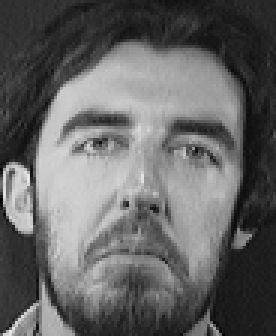
#> input picture ADLPP/ORL/11/7.pgm, 92 x 112 px (shown 3 times larger); its folder holds only this picture in this run
$ jupyter execute --allow-errors 'LAPP&ADLPP.ipynb'
#> lines starting #> are read from the running program, lines starting #| are printed output that depends on the picture
## LAPP

LPP在选择k个最近邻时存在风险，因为原始数据集中存在噪音。如果错误确定了k个最近邻，整个算法的性能将降低。LAPP采用了一种从粗到细的策略，迭代LPP单元，直到找到满足少量噪声要求的最优子空间。LAPP的伪代码如下：

Input：$X= [x_1, x_2, x_3 ... x_m] \in \mathbb{R^{m \times n}}$，最终维度$d$，阈值$\delta$，最大迭代次数$T$。<br>
Output：变换矩阵$A \in \mathbb{R^{m \times d}}$。<br>
**1.** 计算相似矩阵S ($x_i$, $x_j$)。<br>
**2.** 根据相似矩阵S计算$S$，$D$和$L$。<br>
**3.** 解广义特征值问题，得到$A$。<br>
**4.** 迭代 = 0。<br>
**5.** __while__ iteration < T:
&emsp;&emsp;&emsp;获取变换后的数据 $X_0 = A^TX$
&emsp;&emsp;&emsp;$A_0 = A$
&emsp;&emsp;&emsp;测量相似矩阵 S ($x_i$, $x_j$)
&emsp;&emsp;&emsp;计算 $S$, $D$ and $L$
&emsp;&emsp;&emsp;解广义特征值问题，得到$A$
&emsp;&emsp;&emsp;__if__ diff($A - A_0$) < $\delta$:
&emsp;&emsp;&emsp;&emsp;$A = A_0$, __break;__
&emsp;&emsp;&emsp;__end if__
iteration = iteration + 1
__end while__
__return__ $A$<br>

[cell 1]
import os
import cv2
import numpy as np
import matplotlib.pyplot as plt
from scipy.sparse.linalg import eigs

[cell 2]
def compute_similarity_matrix(Data):
    n = len(Data)
    similarities = np.zeros((n, n))
    for i in range(n):
        for j in range(i+1, n):
            similarity = np.exp(-np.linalg.norm(Data[i] - Data[j])**2)
            similarities[i, j] = similarity
            similarities[j, i] = similarity
    return similarities

def LAPP(Data, d, delta, T):
    n = len(Data)
    A = np.eye(n)  # 初始化变换矩阵为单位矩阵
    iteration = 0  # 初始化迭代次数

    # 计算初始相似度矩阵
    S = compute_similarity_matrix(Data)

    while iteration < T:
        # 进行特征映射
        eigenvalues, eigenvectors = eigs(A.T @ S @ A, k=d+1, which='SR')
        sorted_indices = np.argsort(eigenvalues.real)
        selected_indices = sorted_indices[1:d + 1]
        selected_eigenvectors = eigenvectors.real[:, selected_indices]

        # 更新变换矩阵
        A_old = A.copy()
        A = selected_eigenvectors.T

        # 计算新的相似度矩阵
        S = A @ S @ A.T

        # 检查迭代是否收敛
        diff = np.linalg.norm(A - A_old)
        if diff < delta:
            break

        # 更新迭代次数
        iteration += 1

    return A

[cell 3]
def read_images(dataset_dir, target_size=(32, 32)):
#> called with dataset_dir = 'ORL', target_size = (32, 32)
    data = []  # 存储图像数据的列表
    labels = []  # 存储标签的列表
    faceshape = [] # 存储图像形状
    for class_dir in os.listdir(dataset_dir):  # 遍历数据集文件夹中的文件夹（每个文件夹代表一个类别）
        class_path = os.path.join(dataset_dir, class_dir)  # 类别文件夹路径
        for file_name in os.listdir(class_path):  # 遍历每个类别文件夹中的图像文件
            file_path = os.path.join(class_path, file_name)  # 图像文件路径
            img = cv2.imread(file_path, cv2.IMREAD_GRAYSCALE)  # 读取灰度图像
#> img is the input picture: shape (112, 92); min 2, max 234, mean 100.6
            # 缩放图像至目标尺寸
            img = cv2.resize(img, target_size, interpolation=cv2.INTER_AREA)
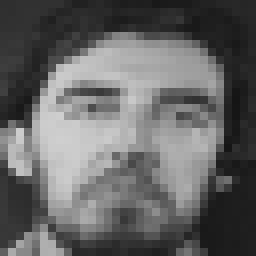
#> img: shape (32, 32) (shown 8 times larger); min 21, max 207, mean 100.6
            # 读取第一张灰度图像的大小作为图片形状
            faceshape = img.shape
#> faceshape = (32, 32)
            data.append(img.flatten())  # 将图像展平并添加到数据列表中
            labels.append(int(class_dir))  # 将类别标签添加到标签列表中
#> pass 2 of the loop in read_images, `for class_dir in os.listdir(dataset_dir):`:
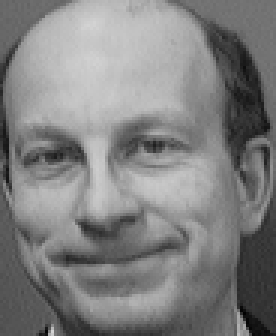
#> input picture ADLPP/ORL/13/4.pgm, 92 x 112 px (shown 3 times larger)
#> in read_images, img is the input picture: shape (112, 92); min 2, max 211, mean 128.2
#> in read_images, `img = cv2.resize(img, target_size, interpolation=cv2.INTER_AREA)`:
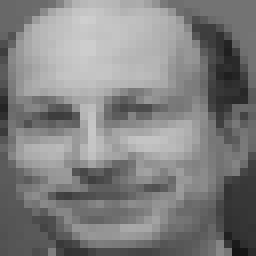
#> img: shape (32, 32) (shown 8 times larger); min 21, max 207, mean 128.2
#> pass 3 of the loop in read_images, `for class_dir in os.listdir(dataset_dir):`:
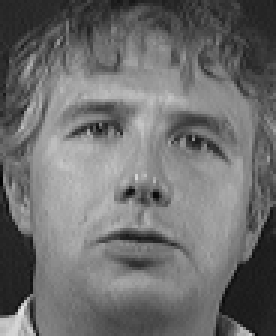
#> input picture ADLPP/ORL/15/3.pgm, 92 x 112 px (shown 3 times larger)
#> in read_images, img is the input picture: shape (112, 92); min 4, max 230, mean 110
#> in read_images, `img = cv2.resize(img, target_size, interpolation=cv2.INTER_AREA)`:
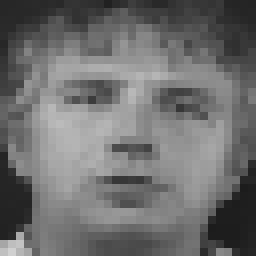
#> img: shape (32, 32) (shown 8 times larger); min 28, max 208, mean 110
#> the loop made 4 passes; the first 3 are shown
    return np.array(data), np.array(labels).reshape(-1, 1), faceshape  # 返回图像数据和标签

# 训练集和测试集划分
def train_test_split(data, labels, train_test_split_ratio):
#> called with data = array of shape (4, 1024), labels = array of shape (4, 1), train_test_split_ratio = 0.5
    num_samples = data.shape[0]  # 总样本数
#> num_samples = 4
    train_samples = int(num_samples * train_test_split_ratio)  # 训练集样本数
#> train_samples = 2

    # 洗牌算法打乱数据集
    indices = np.arange(num_samples)
#> indices = [0, 1, 2, 3]
    np.random.shuffle(indices)
    data = data[indices]
    labels = labels[indices]

    # 划分训练集和测试集
    train_data = data[:train_samples]
    train_labels = labels[:train_samples]
    test_data = data[train_samples:]
    test_labels = labels[train_samples:]

    return train_data, train_labels, test_data, test_labels

[cell 4]
def test_image(i, faceshape, overall_mean, train_labels, test_labels, train_data, test_data, lpp_eigenfaces, lpp_weight_matrix):
    # 计算测试图像的权重向量
    #print("测试图像形状:", query.shape)
    #print("平均人脸形状:", overall_mean.shape)
    #print("特征脸形状:", dlpp_eigenfaces.shape)
    query = test_data[i]
    query_weight = (lpp_eigenfaces.T @ (query - overall_mean.flatten()).reshape(-1, 1))
    # 计算测试图像与数据集中每个人脸的欧氏距离
    euclidean_distances = np.linalg.norm(lpp_weight_matrix - query_weight, axis=0)
    # 找到最佳匹配的人脸
    best_match_index = np.argmin(euclidean_distances)
    #判断是否匹配正确
    flag = False
    if train_labels[best_match_index] == test_labels[i]:
        flag = True
    else:
        flag = False
    """
    # 可视化
    fig, axes = plt.subplots(1, 2, sharex=True, sharey=True, figsize=(8, 6))
    axes[0].imshow(query.reshape(faceshape), cmap="gray")
    axes[0].set_title("Query Image")
    axes[1].set_xlabel("Euclidean Distance: {:.0f}".format(euclidean_distances[best_match_index]))
    axes[1].imshow(train_data[best_match_index].reshape(faceshape), cmap="gray")
    axes[1].set_title("Best Match")
    plt.show()
    """
    return flag

[cell 5]
def ShowEigenface(eigenfaces, faceshape):
    # 显示前16个特征脸
    fig, axes = plt.subplots(4, 4, sharex=True, sharey=True, figsize=(8, 10))
    for i in range(16):
        axes[i%4][i//4].imshow(eigenfaces[:, i].reshape(faceshape), cmap="gray")
    #print("显示特征脸")
    plt.show()

[cell 6]
# 读取人脸图像
faces, classes, faceshape = read_images("ORL")  # 读取图像数据和标签

train_data, train_labels, test_data, test_labels = train_test_split(faces, classes, 0.5)  # 划分训练集和测试集
# 打印一些细节
print("人脸图像形状:", faceshape)
print("类别数量:", len(classes))
print("图像数量:", len(faces))

[cell 7]
# 应用LPP并选择前K个主成分作为特征脸

d = 70
k = 135
t = 87250
method = 'knn'
delta = 1e-6
max_iterations = 5
"""
d = 70
k = 450
t = 50000
method = 'epsilon'
"""
train_data = train_data.T
print("训练集形状：", train_data.shape)
#| 训练集形状： (1024, 2)
# [4 lines of commented-out code are left out]


#> (the rest of this cell did not finish here and is left out)

#> in LAPP, `A = np.eye(n)`:
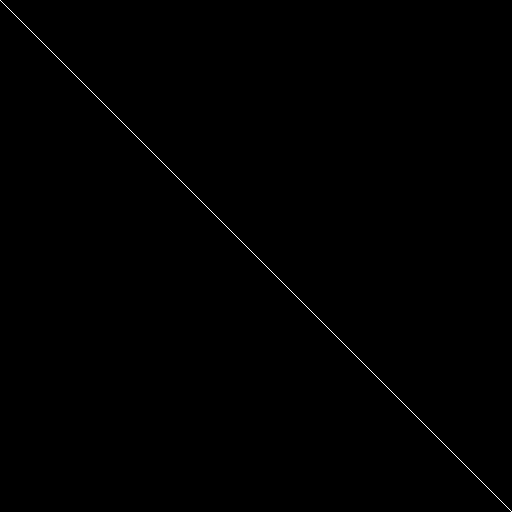
#> A: shape (1024, 1024) float64 (shown at 1/2 size); values 0 (black) and 1 (white), 0.1% white in thin lines or dots
#> the loop in LAPP, `while iteration < T:` made 1 pass
#> pass 1, in LAPP, `selected_eigenvectors = eigenvectors.real[:, selected_indices]`:
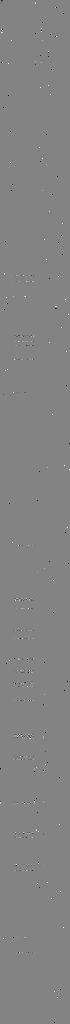
#> selected_eigenvectors: shape (1024, 70) float64; min -0.759, max 0.713, mean -5.45e-06; drawn with min black and max white
#> pass 1, in LAPP, `A = selected_eigenvectors.T`:
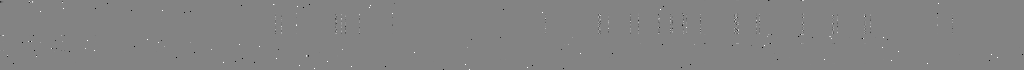
#> A: shape (70, 1024) float64; min -0.759, max 0.713, mean -5.45e-06; drawn with min black and max white
#> pass 1, in LAPP, `S = A @ S @ A.T`:
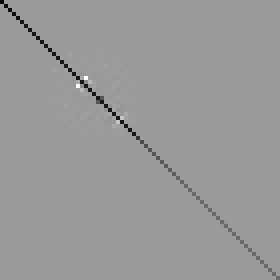
#> S: shape (70, 70) float64 (shown 4 times larger); min -1.18, max 0.751, mean -0.00971; drawn with min black and max white
